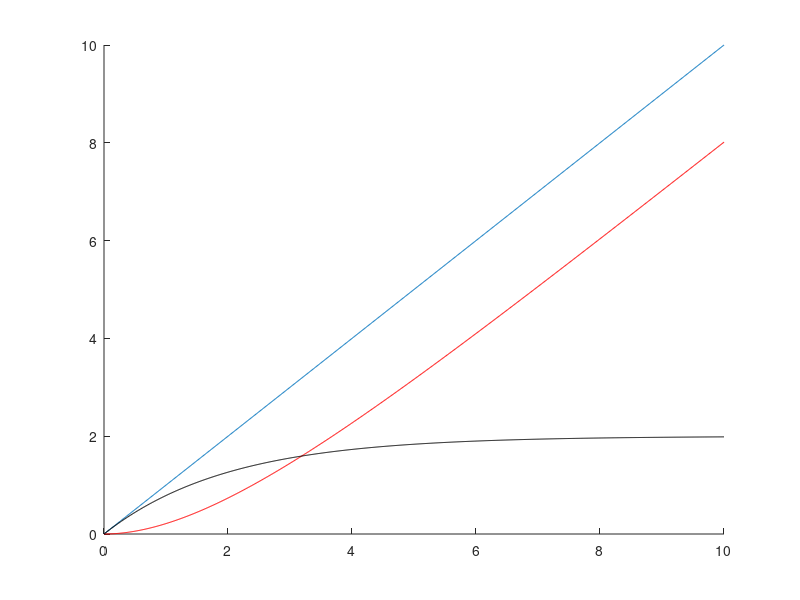

MATLAB code for this plot:
clc
clear all
close all
t=0:.01:10;
T=2;
J=1;
B=1;
xt=t;
Gs=tf([1],[T 1])
yt=lsim(Gs,xt,t);

hold on
plot(t,xt)
plot(t,yt,'r')
plot(t,xt'-yt,'k')
hold off
